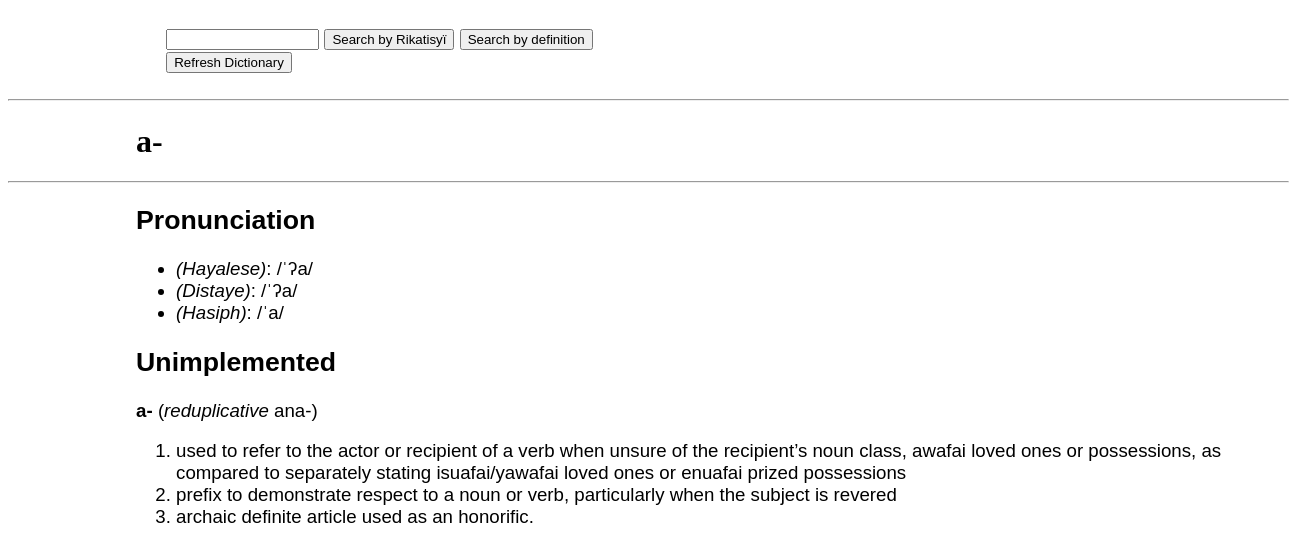
Screenshot of /wiki/a- with the database file from the repository.
### app/models.py (models this page shows, shortened)
class Dictionary(db.Model):
    __tablename__ = 'Dictionary'
    id: Mapped[int] = mapped_column(primary_key=True)
    word: so.Mapped[str] = so.mapped_column(sa.String(50), index=True)
    defin: so.Mapped[str] = so.mapped_column(sa.String(255), index=True)
    anim: so.Mapped[str] = so.mapped_column(sa.String(50), nullable=True)
    pos: so.Mapped[str] = so.mapped_column(sa.String(50), nullable=True)
    etym: so.Mapped[str] = so.mapped_column(sa.String(255), nullable=True)

### app/routes.py (the view, shortened to what this page needs)
@app.route("/wiki/")
@app.route("/wiki/<word>", methods=['GET', 'POST'])
def show_definition(word):
    form = searchWord()
    located = Dictionary.query.filter(Dictionary.word == word.strip()).all()
    retword = []
    for x in located:
        defin = x.defin.split("; ")
        root = ""
        anim = ""
        neg = ""
        if x.anim:
            match x.anim:
                case "i.":
                    anim = "class i. human"
                case "ii.":
                    anim = "class ii. deitic"
                case "iii.":
                    anim = "class iii. inanimate and non-human animate"
        elif x.pos == "v." or "stv.":
            match x.word[len(x.word)-1]:
                case "i":
                    anim = "i-type"
                    root = x.word[:len(x.word) - 1]
                    neg = root + "u"
                case "ï":
                    anim = "ï-type"
                    root = x.word[:len(x.word) - 2]
                    neg = root + "iy"
                case "é":
                    anim = "é-type"
                    root = x.word[:len(x.word) - 1]
                    neg = root + "u"
                case "a":
                    anim = "é-type"
                    root = x.word[:len(x.word) - 1]
                    neg = root + "u"
                case "y":
                    anim = "i-type"
                    root = x.word
                    neg = root + "u"
        match neg[len(neg)-2:]:
            case "uu":
                neg = neg[:len(neg)-1] + "y"
            case "au":
                neg = neg[:len(neg) - 1] + "w/" + neg[:len(neg) - 2] + "uw" + neg[len(neg)-2]
        if "alt." in defin[0]:
            adef = defin[0].split(")")
            defin[0] = adef[1]
            alt = adef[0] + ")"
        else:
            alt = ""
        if ", from" in defin[len(defin)-1]:
            etym = "Derived from " + defin[len(defin)-1].split(", from")[len(defin)]
            defin = defin[len(defin)-1].split(", from")[:len(defin)]
        elif ", lit." in defin[len(defin)-1]:
            etym = "Derived from " + defin[len(defin) - 1].split(", lit.")[len(defin)]
            defin = defin[len(defin) - 1].split(", lit.")[:len(defin)]
        elif ", borrowed from" in defin[len(defin)-1]:
            etym = "Borrowed from " + defin[len(defin)-1].split(", borrowed from")[len(defin)]
            defin = defin[len(defin)-1].split(", borrowed from")[:len(defin)]
        else:
            etym = ""
        retword.append(cs.definition(x.word.strip(),cs.genIPA(word),cs.genIPA_collo(cs.genIPA(word)),cs.genIPA_eng(cs.genIPA(word)),defin,anim,cs.posword(x.pos),etym,root,cs.getInf(x), alt, neg, cs.redup(x)))
    return render_template('word.html', retword=retword, form=form)

### app/forms.py
class searchWord(FlaskForm):
    word = StringField('Search by word or definition:')
    submit = SubmitField('Search by Rikatisyï')
    defsubmit = SubmitField('Search by definition')
    refresh = SubmitField('Refresh Dictionary')

### app/scripts.py (called while the page is built, shortened)
def ipa(x):
    x = x.lower()
    x = x.replace("-","")
    for dia, mon in dia_b.items():
        x = x.replace(dia, mon)
    if (x[0] in vowels) is True:
        x = "ʔ" + x
    x = sylla(x)
    x = stress(x)
    for pref, fin in ipa_f.items():
        x = x.replace(pref, fin)
    return x

def genIPA(name):
    splitname = re.split(" ",name)
    res = ""
    i=0
    while i<len(splitname):
        res = res + ipa(splitname[i])
        i += 1
        if i<len(splitname):
            res = res + " "
    return res

def genIPA_collo(name):
    for st, co in ipa_c.items():
        name = name.replace(st, co)
    return name

def genIPA_eng(name):
    for st, co in ipa_e.items():
        name = name.replace(st, co)
    return name

def posword(x):
    match x:
        case "n.":
            return "Noun"
        case "v.":
            return "Verb"
        case "stv.":
            return "Stative verb"
        case "intj.":
            return "Interjection"
        case "conj.":
            return "Conjunction"
        case "phr.":
            return "Phrase"
        case "aff.":
            return "Affix"
        case "part.":
            return "Particle"
        case _:
            return "Unimplemented"

def redup(x):
    word = x.word
    for dia, mon in dia_b.items():
        word = word.replace(dia, mon)
    if(word[0] in cons_b) and (word[1] not in son_b):
        syl = word[:2]
        for un, vo in stc_pair.items():
            syl = syl.replace(un, vo)
        init = word[:2]
        for dia, mon in dia_b.items():
            init = init.replace(mon, dia)
        return word.replace(word[:2],init+syl,1)
    else:
        return word[0] + "n" + word

### app/templates/word.html (shortened to what this page needs)
<!DOCTYPE html>
<html lang="en">
<head>
</head>
    <body>
    {% extends "base.html" %}
    {% block content %}
        <h1>{{ retword[0].word }}</h1>
        <hr>
        <h2>Pronunciation</h2>
        <ul>
            <li><i>(Hayalese)</i>: /{{ retword[0].ipa }}/</li>
            <li><i>(Distaye)</i>: /{{ retword[0].ipa_c }}/</li>
            <li><i>(Hasiph)</i>: /{{ retword[0].ipa_e }}/</li>
        </ul>
        {% for word in retword %}
        <h2>{{ word.pos }}</h2>
        {% if word.root == "" %}
        <p><b>{{ word.word }} </b> {{ word.alt }} (<i>reduplicative</i> {{word.redup}})</p>
        {% endif %}
        <ol>
            {% for match in word.defin %}
            <li>{{ match }}</li>
            {% endfor %}
        </ol>
    {% endfor %}
    {% endblock %}

### app/templates/base.html (shortened to what this page needs)
<!DOCTYPE html>
<html lang="en">
<head>
    <link rel="stylesheet" href='/static/style.css' />
</head>
<body>
 <div class="navbar" style="display: flex; margin-left:8%">
        <form action="" method="post" novalidate style="text-align:center, margin:auto">
             <h3>{{ form.word(size=16) }} {{ form.submit }} {{ form.defsubmit }} {{ form.refresh }}</h3>
        </form>
</div>
<hr>
{% block content %}{% endblock %}
</body>
</html>

### app/static/style.css (style rules this page uses)
p, th, td { color: black; font-family: "Arial", serif; font-size: 14pt; font-weight: 400; text-align: left; margin-left: 10%; margin-right: 10%; }
h1 { color: black; font-family: "Georgia", serif; font-size: 24pt; text-align: left; font-weight: left; margin-left: 10%; margin-right: 10%; }
h3 { color: black; font-family: "Arial", sans-serif; font-size: 14pt; text-align: left; font-weight: 500; margin-left: 10%; margin-right: 10%; }
h2 { color: black; font-family: "Arial", sans-serif; font-size: 20pt; text-align: left; font-weight: 700; margin-left: 10%; margin-right: 10%; }
li { color: black; font-family: "Arial", sans-serif; font-size: 14pt; font-weight: 400; text-align: left; }
ul, ol { color: black; font-family: "Arial", sans-serif; font-size: 12pt; font-weight: 200; text-align: left; margin-left: 10%; }
.navbar { width: 100%; background-color: white; overflow: auto; }

### rows the page displays
Dictionary: word "a-", pos "Unimplemented", redup "ana-", defin "used to refer to the actor or recipient of a verb when unsure of the recipient’s noun class, awafai loved ones or possessions, as compared to separately stating isuafai/yawafai loved ones or enuafai prized possessions" "prefix to demonstrate respect to a noun or verb, particularly when the subject is revered" "archaic definite article used as an honorific."

### other values shown
{{ retword[0].ipa }} "ˈʔa"
{{ retword[0].ipa_c }} "ˈʔa"
{{ retword[0].ipa_e }} "ˈa"
